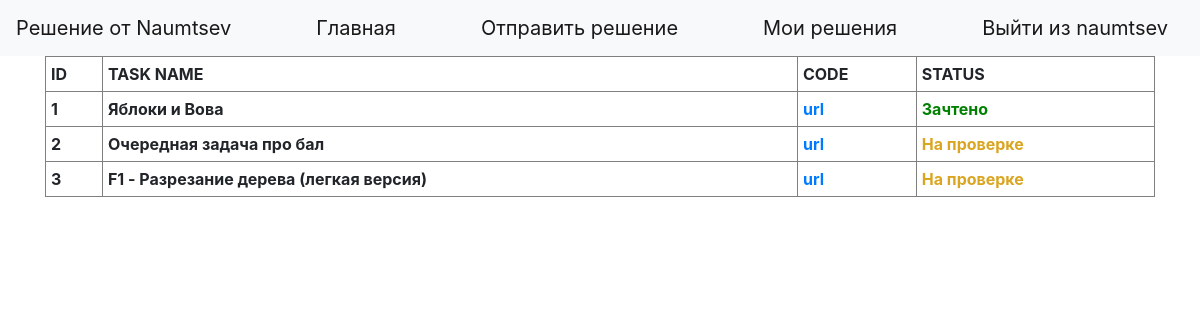
Page /my_solutions (signed in) on the earlier database version.
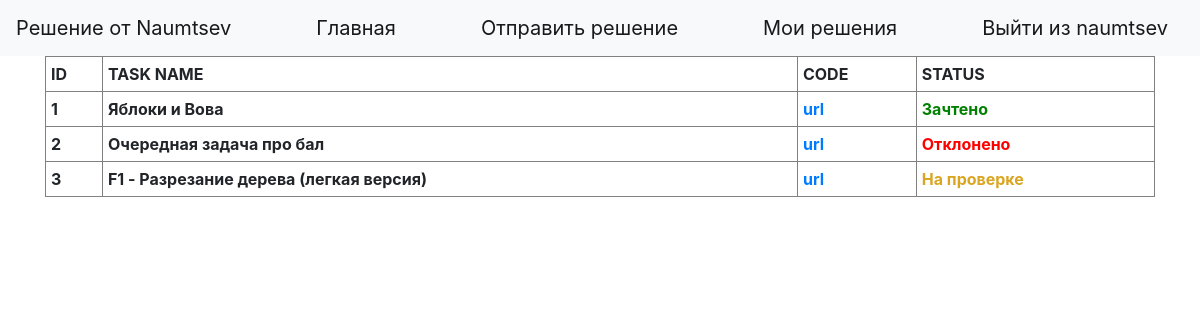
Same page on the later database version.
### solution.py (models this page shows, shortened)
class YandexLyceumStudent(db.Model):
    id = db.Column(db.Integer, primary_key=True)
    username = db.Column(db.String(80), unique=True, nullable=False)
    name = db.Column(db.String(80), unique=False, nullable=False)
    surname = db.Column(db.String(80), unique=False, nullable=False)
    email = db.Column(db.String(120), unique=True, nullable=False)
    password = db.Column(db.String(120), unique=False, nullable=False)

class SolutionAttempt(db.Model):
    id = db.Column(db.Integer, primary_key=True)
    task = db.Column(db.String(120), unique=False, nullable=False)
    code = db.Column(db.String(2000), unique=False, nullable=False)
    status = db.Column(db.String(50), unique=False, nullable=False)
    student_id = db.Column(db.Integer,
                           db.ForeignKey('yandex_lyceum_student.id'),
                           nullable=False)
    student = db.relationship('YandexLyceumStudent',
                              backref=db.backref('SolutionAttempts',
                                                 lazy=True))

### solution.py (the view)
@app.route('/my_solutions', methods=['POST', 'GET'])
def my_solutions():
    if 'username' not in session:
        return redirect('/login')
    user = YandexLyceumStudent.query.filter_by(username=session['username']).first()
    all = SolutionAttempt.query.filter_by(student_id=user.id)
    arr = []
    for i in all:
        arr.append((i.id, i.task, i.status))
    return render_template('my_solutions.html', ADMINS=ADMINS, session=session, solutions=arr, sz=len(arr))

### templates/my_solutions.html
{% extends "base.html" %}
{% block content %}
{% if sz == 0%}
    <h1> <a style="margin:350px;" >Список ваших решений пуст </a></h1>
      {% else %}
    <div>
  <table border="1" width="100%" cellpadding="5" >
       <th>ID</th>
      <th>TASK NAME</th>
      <th>CODE</th>
      <th>STATUS</th>
      {% for id, task_name, status in solutions %}
      <tr>
          <th>{{id}}</th>
          <th>{{task_name}}</th>
          <th> <a href="/code/{{id}}">url</a></th>
          {% if status == 'На проверке'%}
          <th style="color:#DAA520">{{status}}</th>
          {% endif %}
            {% if status == 'Зачтено'%}
          <th style="color:green">{{status}}</th>
          {% endif %}
            {% if status == 'Отклонено'%}
          <th style="color:red">{{status}}</th>
          {% endif %}
    </tr>
      {% endfor %}
       </table>
    </div>
{% endif %}
{% endblock %}

### templates/base.html (shortened to what this page needs)
<!doctype html>
<html lang="en">
<head>
    <link rel="stylesheet" href="https://maxcdn.bootstrapcdn.com/bootstrap/4.0.0/css/bootstrap.min.css">
</head>
  <body>
    <header>
      <nav class="navbar navbar-light bg-light">
        <a class="navbar-brand" href="#">Решение от Naumtsev</a>
          {% if "username" in session %}
                        <a class="navbar-brand" href="/">Главная</a>
                        {% if session["username"] in ADMINS %}
                             <a class="navbar-brand" href="/add_announcement">Добавить объявление</a>
                            <a class="navbar-brand" href="/solutions">Решения учеников</a>
                         {% else %}
                              <a class="navbar-brand" href="/send_solution">Отправить решение</a>
                              <a class="navbar-brand" href="/my_solutions">Мои решения</a>
                        {% endif %}
                         <a class="navbar-brand" href="/logout">Выйти из {{session["username"]}}</a>
           {% endif %}
      </nav>
    </header>
    <main role="main" class="container">
        {% block content %}
        {% endblock %}
    </main>
  </body>
</html>

Differences in the rows shown:
changed SolutionAttempt "Очередная задача про бал": status "На проверке" → "Отклонено"
